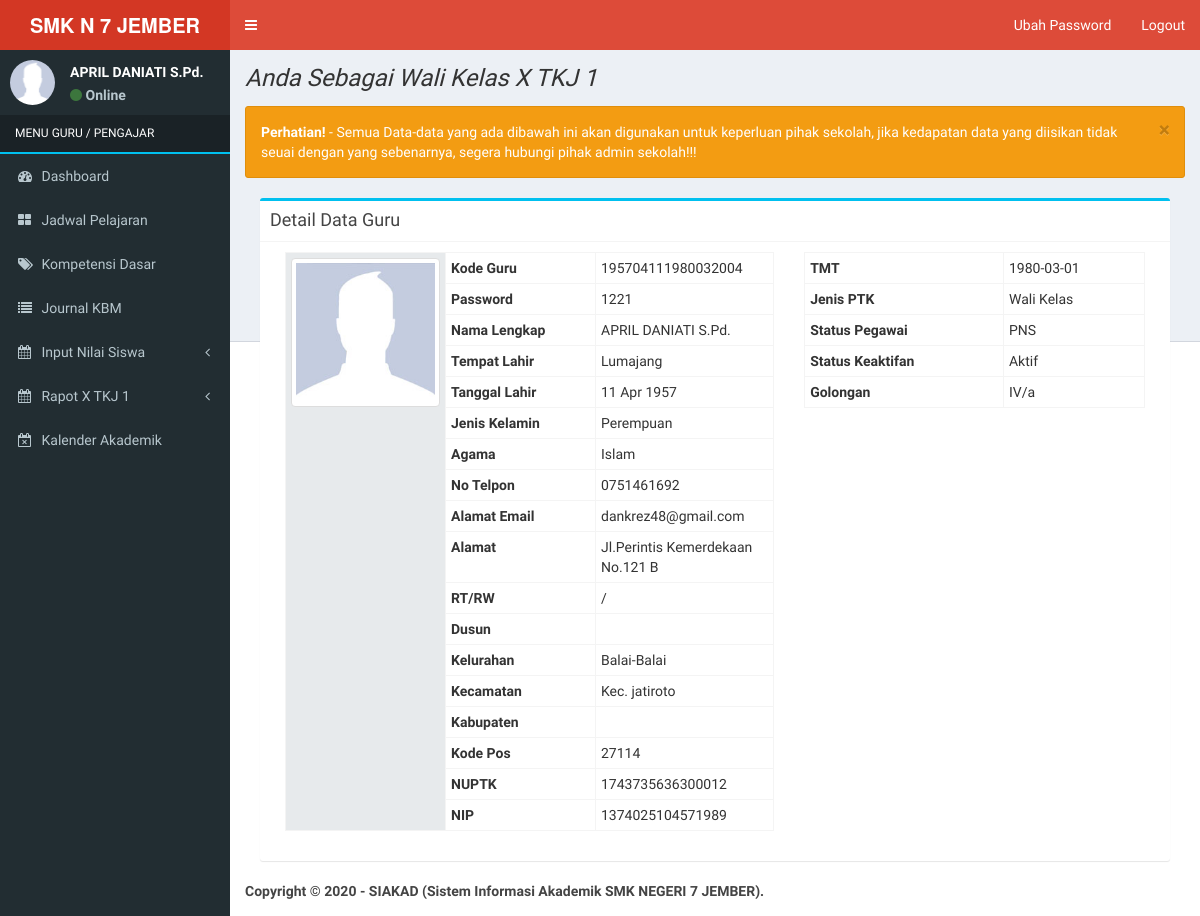
Page /index_guru.php (signed in) on the earlier database version.
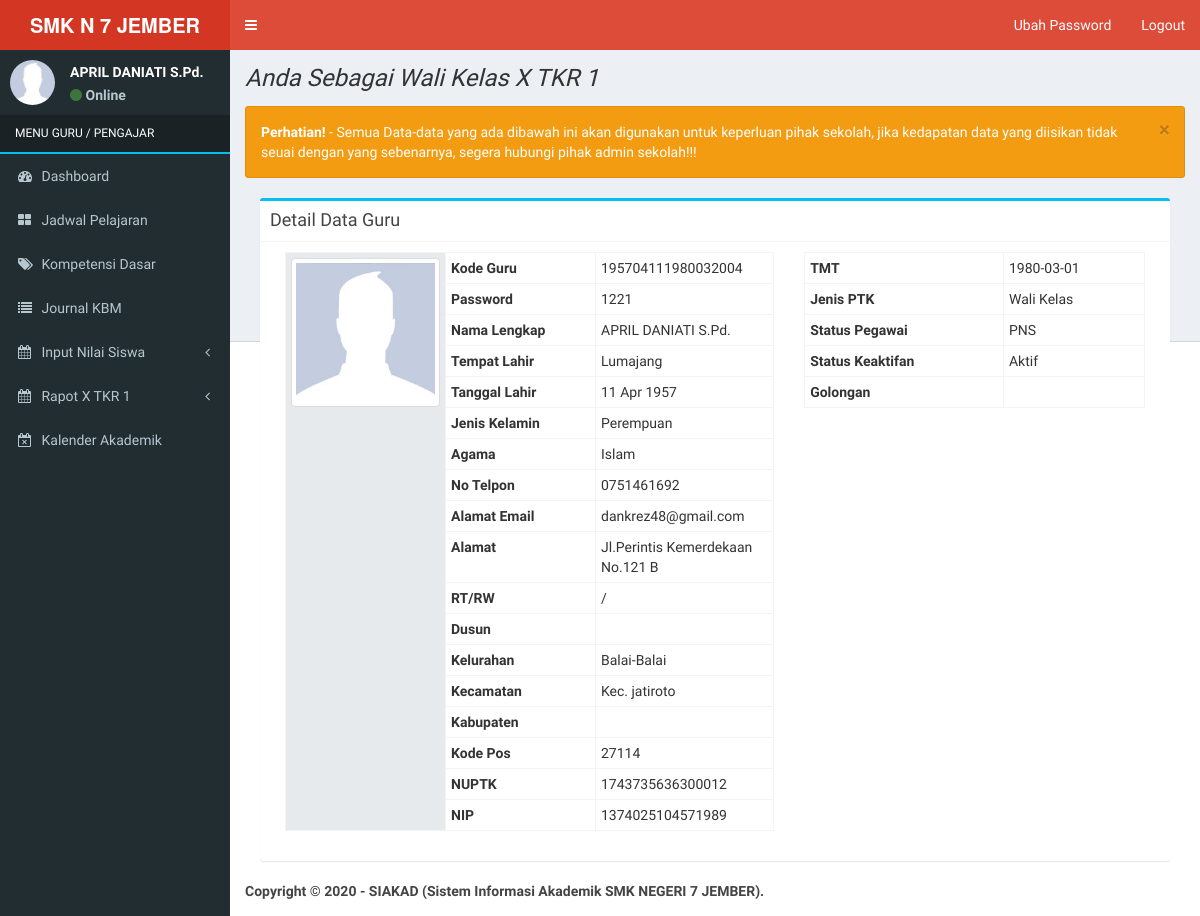
Same page on the later database version.
### tables this page shows
CREATE TABLE `guru` (
  `nip` varchar(30) NOT NULL,
  `password` varchar(255) NOT NULL,
  `nama_guru` varchar(150) NOT NULL,
  `tempat_lahir` varchar(150) NOT NULL,
  `tanggal_lahir` date NOT NULL,
  `id_jenis_kelamin` int(11) NOT NULL,
  `id_agama` int(11) NOT NULL,
  `telepon` varchar(15) NOT NULL,
  `email` varchar(150) NOT NULL,
  `alamat_jalan` varchar(255) NOT NULL,
  `rt` varchar(5) NOT NULL,
  `rw` varchar(5) NOT NULL,
  `nama_dusun` varchar(100) NOT NULL,
  `desa_kelurahan` varchar(100) NOT NULL,
  `kecamatan` varchar(100) NOT NULL,
  `kabupaten` varchar(150) NOT NULL,
  `kode_pos` int(10) NOT NULL,
  `nuptk` varchar(50) NOT NULL,
  `nik` varchar(50) NOT NULL,
  `tmt` varchar(20) NOT NULL,
  `id_status_kepegawaian` int(5) NOT NULL,
  `id_jenis_ptk` int(5) NOT NULL,
  `id_status_keaktifan` int(5) NOT NULL,
  `foto` varchar(255) NOT NULL,
  `id_golongan` int(5) NOT NULL
);

CREATE TABLE `kelas` (
  `kode_kelas` varchar(10) NOT NULL,
  `nip` varchar(30) NOT NULL,
  `kode_jurusan` varchar(10) NOT NULL,
  `kode_ruangan` varchar(10) NOT NULL,
  `nama_kelas` varchar(20) NOT NULL,
  `aktif` enum('Ya','Tidak') NOT NULL
);

CREATE TABLE `jenis_kelamin` (
  `id_jenis_kelamin` int(5) NOT NULL,
  `jenis_kelamin` varchar(50) NOT NULL
);

CREATE TABLE `agama` (
  `id_agama` int(5) NOT NULL,
  `nama_agama` varchar(100) NOT NULL
);

CREATE TABLE `jenis_ptk` (
  `id_jenis_ptk` int(5) NOT NULL,
  `jenis_ptk` varchar(100) NOT NULL,
  `keterangan` text NOT NULL
);

CREATE TABLE `status_kepegawaian` (
  `id_status_kepegawaian` int(5) NOT NULL,
  `status_kepegawaian` varchar(255) NOT NULL,
  `keterangan` text NOT NULL
);

CREATE TABLE `status_keaktifan` (
  `id_status_keaktifan` int(5) NOT NULL,
  `nama_status_keaktifan` varchar(255) NOT NULL,
  `keterangan` text NOT NULL
);

CREATE TABLE `golongan` (
  `id_golongan` int(5) NOT NULL,
  `nama_golongan` varchar(150) NOT NULL,
  `keterangan` text NOT NULL
);

### config/fungsi_indotgl.php (called while the page is built, shortened)
<?php
	function tgl_indo($tgl){
			$tanggal = substr($tgl,8,2);
			$bulan = getBulan(substr($tgl,5,2));
			$tahun = substr($tgl,0,4);
			return $tanggal.' '.$bulan.' '.$tahun;
	}
	function getBulan($bln){
				switch ($bln){
					case 4:
						return "Apr";
						break;
				}
			}
?>

### application/guru/home_guru.php (the view, shortened to what this page needs)
<?php
if ($_GET[act] == '') {
  if ($_SESSION[level] == 'guru') {
    $nip = $_SESSION[id];
  } else {
    $nip = $_GET[id];
  }
  $detail = mysqli_query($koneksi, "SELECT a.*, b.jenis_kelamin, c.status_kepegawaian, d.jenis_ptk, e.nama_agama, g.nama_golongan, f.nama_status_keaktifan
  FROM guru a LEFT JOIN jenis_kelamin b ON a.id_jenis_kelamin=b.id_jenis_kelamin
    LEFT JOIN status_kepegawaian c ON a.id_status_kepegawaian=c.id_status_kepegawaian
      LEFT JOIN jenis_ptk d ON a.id_jenis_ptk=d.id_jenis_ptk
        LEFT JOIN agama e ON a.id_agama=e.id_agama
          LEFT JOIN status_keaktifan f ON a.id_status_keaktifan=f.id_status_keaktifan
          LEFT JOIN golongan g ON a.id_golongan=g.id_golongan
              where a.nip='$nip'");
  $s = mysqli_fetch_array($detail);
  echo "
  <div class='alert alert-warning alert-dismissible fade in' role='alert'>
  <button type='button' class='close' data-dismiss='alert' aria-label='Close'>
  <span aria-hidden='true'>×</span></button>
  <strong>Perhatian!</strong> - Semua Data-data yang ada dibawah ini akan digunakan untuk keperluan pihak sekolah, jika kedapatan data yang diisikan tidak seuai dengan yang sebenarnya, segera hubungi pihak admin sekolah!!!
</div>
  <div class='col-md-12'>
<div class='box box-info'>
<div class='box-header with-border'>
<h3 class='box-title'>Detail Data Guru</h3>
</div>
<div class='box-body'>
<form method='POST' class='form-horizontal' action='' enctype='multipart/form-data'>
<div class='col-md-7'>
<table class='table table-condensed table-bordered'>
<tbody>
<input type='hidden' name='id' value='$s[nip]'>
<tr><th style='background-color:#E7EAEC' width='160px' rowspan='25'>";
  if (trim($s[foto]) == '') {
    echo "<img class='img-thumbnail' style='width:155px' src='foto_siswa/no-image.jpg'>";
  } else {
    echo "<img class='img-thumbnail' style='width:155px' src='foto_pegawai/$s[foto]'>";
  }
  echo "</th>
</tr>
<tr><th width='120px' scope='row'>Kode Guru</th>      <td>$s[nip]</td></tr>
<tr><th scope='row'>Password</th>               <td>$s[password]</td></tr>
<tr><th scope='row'>Nama Lengkap</th>           <td>$s[nama_guru]</td></tr>
<tr><th scope='row'>Tempat Lahir</th>           <td>$s[tempat_lahir]</td></tr>
<tr><th scope='row'>Tanggal Lahir</th>          <td>" . tgl_indo($s[tanggal_lahir]) . "</td></tr>
<tr><th scope='row'>Jenis Kelamin</th>          <td>$s[jenis_kelamin]</td></tr>
<tr><th scope='row'>Agama</th>                  <td>$s[nama_agama]</td></tr>
<tr><th scope='row'>No Telpon</th>              <td>$s[telepon]</td></tr>
<tr><th scope='row'>Alamat Email</th>           <td>$s[email]</td></tr>
<tr><th scope='row'>Alamat</th>                 <td>$s[alamat_jalan]</td></tr>
<tr><th scope='row'>RT/RW</th>                  <td>$s[rt]/$s[rw]</td></tr>
<tr><th scope='row'>Dusun</th>                  <td>$s[nama_dusun]</td></tr>
<tr><th scope='row'>Kelurahan</th>              <td>$s[desa_kelurahan]</td></tr>
<tr><th scope='row'>Kecamatan</th>              <td>$s[kecamatan]</td></tr>
<tr><th scope='row'>Kabupaten</th>              <td>$s[kabupaten]</td></tr>
<tr><th scope='row'>Kode Pos</th>               <td>$s[kode_pos]</td></tr>
<tr><th scope='row'>NUPTK</th>                  <td>$s[nuptk]</td></tr>
<tr><th width='150px' scope='row'>NIP</th>      <td>$s[nik]</td></tr>
</tbody>
</table>
</div>
<div class='col-md-5'>
<table class='table table-condensed table-bordered'>
<tbody>
<tr><th scope='row'>TMT</th>                   <td>$s[tmt]</td></tr>
<tr><th scope='row'>Jenis PTK</th>              <td>$s[jenis_ptk]</td></tr>
<tr><th scope='row'>Status Pegawai</th>         <td>$s[status_kepegawaian]</td></tr>
<tr><th scope='row'>Status Keaktifan</th>       <td>$s[nama_status_keaktifan]</td></tr>
<tr><th scope='row'>Golongan</th>               <td>$s[nama_golongan]</td></tr>
</tbody>
</table>
</div>
</div>
</form>
</div>";
}

### index_guru.php (shortened to what this page needs)
<?php
include "config/koneksi.php";
include "config/fungsi_indotgl.php";
if (isset($_SESSION[id])) {
  if ($_SESSION[level] == 'guru') {
    $iden = mysqli_fetch_array(mysqli_query($koneksi, "SELECT * FROM guru where nip='$_SESSION[id]'"));
    $nama =  $iden[nama_guru];
    $level = 'Guru / Pengajar';
    if (trim($iden[foto]) == '') {
      $foto = 'foto_siswa/no-image.jpg';
    } else {
      $foto = 'foto_pegawai/' . $iden[foto];
    }
  }
  ?>
  <!DOCTYPE html>
  <html>
  <head>
    <link rel="stylesheet" href="bootstrap/css/bootstrap.min.css">
    <link rel="stylesheet" href="https://maxcdn.bootstrapcdn.com/font-awesome/4.4.0/css/font-awesome.min.css">
    <link rel="stylesheet" href="https://code.ionicframework.com/ionicons/2.0.1/css/ionicons.min.css">
    <link rel="stylesheet" href="plugins/datatables/dataTables.bootstrap.css">
    <link rel="stylesheet" href="dist/css/AdminLTE.min.css">
    <link rel="stylesheet" href="dist/css/skins/_all-skins.min.css">
    <link rel="stylesheet" href="plugins/iCheck/flat/blue.css">
    <link rel="stylesheet" href="plugins/morris/morris.css">
    <link rel="stylesheet" href="plugins/jvectormap/jquery-jvectormap-1.2.2.css">
    <link rel="stylesheet" href="plugins/datepicker/datepicker3.css">
    <link rel="stylesheet" href="plugins/daterangepicker/daterangepicker-bs3.css">
    <link rel="stylesheet" href="plugins/bootstrap-wysihtml5/bootstrap3-wysihtml5.min.css">
  </head>
  <body class="hold-transition skin-red sidebar-mini">
    <div class="wrapper">
      <header class="main-header">
        <?php include "main-header.php"; ?>
      </header>
      <aside class="main-sidebar">
        <?php
          if ($_SESSION[level] == 'guru') {
            include "menu-guru.php";
          }
          ?>
      </aside>
      <div class="content-wrapper">
        <section class="content-header">
        <?php
        if($_SESSION[level] == 'guru'){
          $sql2=mysqli_query($koneksi,"SELECT * FROM kelas where nip='$_SESSION[id]'");
          $cekwalikelas=mysqli_num_rows($sql2);
          $kelas=mysqli_fetch_array($sql2);
          if($cekwalikelas==0){
            echo"<b><i>Anda Tidak Sebagai Wali Kelas Manapun !!!</i><b>";
          }else{
            echo"<h1><i>Anda Sebagai Wali Kelas ".$kelas['nama_kelas']."</i></h1>";
          }
        }
        ?>
        </section>
        <section class="content">
          <?php
            if ($_GET[view] == 'home' or $_GET[view] == '') {
              if ($_SESSION[level] == 'guru') {
                include "application/guru/home_guru.php";
              }
            }elseif ($_GET[view] == 'jadwalguru') {
              cek_session_guru();
              echo "<div class='row'>";
              include "application/guru/jadwalguru.php";
              echo "</div>";
            }elseif ($_GET[view] == 'absensi_siswa') {
              cek_session_guru();
              echo "<div class='row'>";
              include "application/guru/absensi_siswa.php";
              echo "</div>";
            }elseif ($_GET[view] == 'kompetensiguru') {
              cek_session_guru();
              echo "<div class='row'>";
              include "application/guru/kompetensidasar_guru.php";
              echo "</div>";
            } elseif ($_GET[view] == 'journalguru') {
              cek_session_guru();
              echo "<div class='row'>";
              include "application/guru/journal_guru.php";
              echo "</div>";
            } elseif ($_GET[view] == 'raport') {
              cek_session_guru();
              echo "<div class='row'>";
              include "application/raport.php";
              echo "</div>";
            } elseif ($_GET[view] == 'raportuts') {
              cek_session_guru();
              echo "<div class='row'>";
              include "application/raport_uts.php";
              echo "</div>";
            } elseif ($_GET[view] == 'kalender') {
              cek_session_guru();
              echo "<div class='row'>";
              include "application/guru/kalender_akademik.php";
              echo "</div>";
            } elseif ($_GET[view] == 'raport_wakel') {
              echo "<div class='row'>";
              include "application/wakel/raport_wakel.php";
              echo "</div>";
            } elseif ($_GET[view] == 'raportuts_wakel') {
              echo "<div class='row'>";
              include "application/wakel/raport_uts_wakel.php";
              echo "</div>";
             } elseif ($_GET[view] == 'raportcetak_wakel') {
              cek_session_guru();
              echo "<div class='row'>";
              include "application/wakel/raport_cetak_wakel.php";
              echo "</div>";
            } elseif ($_GET[view] == 'raportcetakuts_wakel') {
              cek_session_guru();
              echo "<div class='row'>";
              include "application/wakel/raport_cetak_uts_wakel.php";
              echo "</div>";
            } elseif ($_GET[view] == 'capaianhasilbelajar_wakel') {
              cek_session_guru();
              echo "<div class='row'>";
              include "application/wakel/raport_capaian_hasil_belajar_wakel.php";
              echo "</div>";
            } elseif ($_GET[view] == 'extrakulikuler_wakel') {
              cek_session_guru();
              echo "<div class='row'>";
              include "application/wakel/raport_extrakulikuler_wakel.php";
              echo "</div>";
            } elseif ($_GET[view] == 'prestasi_wakel') {
              cek_session_guru();
              echo "<div class='row'>";
              include "application/wakel/raport_prestasi_wakel.php";
              echo "</div>";
            }elseif ($_GET[view] == 'catatanwakel') {
              cek_session_guru();
              echo "<div class='row'>";
              include "application/wakel/raport_catatan_wakel.php";
              echo "</div>";
            }
            ?>
        </section>
      </div>
      <footer class="main-footer">
        <?php include "footer.php"; ?>
      </footer>
    </div>
  </body>
  </html>
<?php
} else {
  include "login.php";
}
?>

### main-header.php (shortened to what this page needs)
<a href="index.php" class="logo">
  <span class="logo-lg"><b>SMK N 7 JEMBER</b></span>
</a>
<nav class="navbar navbar-static-top" role="navigation">
  <a href="#" class="sidebar-toggle" data-toggle="offcanvas" role="button">
  </a>
  <div class="navbar-custom-menu">
    <ul class="nav navbar-nav">
      <li>
      <?php
      if ($_SESSION[level] == 'superuser') {
        echo "<a href='index.php?view=admin&act=ubahpassword&id=$_SESSION[id]'>Ubah Password</a>";
      }elseif ($_SESSION[level] == 'guru') {
        echo "<a href='index_guru.php?view=home&act=ubahpassword&id=$_SESSION[id]'>Ubah Password</a>";
      }elseif ($_SESSION[level] == 'siswa') {
        echo "<a href='index_siswa.php?view=home&act=ubahpassword&id=$_SESSION[id]'>Ubah Password</a>";
      } elseif ($_SESSION[level] == 'kepala') {
        echo "<a href='index.php?view=admin&act=edit&id=$_SESSION[id]' class='btn btn-default btn-flat'>Edit Profile</a>";
      }
      ?></li>
      <li><a href="logout.php">Logout</a></li>
    </ul>
  </div>
</nav>

### menu-guru.php (shortened to what this page needs)
<section class="sidebar">
  <div class="user-panel">
    <div class="pull-left image">
      <img src="<?php echo $foto; ?>" class="img-circle" alt="User Image">
    </div>
    <div class="pull-left info">
      <p><?php echo $nama; ?></p>
      <p><a href="#"><i class="fa fa-circle text-success"></i> Online</a></p>
    </div>
  </div>
  <ul class="sidebar-menu">
    <li class="header" style='color:#fff; text-transform:uppercase; border-bottom:2px solid #00c0ef'>MENU <?php echo $level; ?></li>
    <li><a href="index_guru.php"><i class="fa fa-dashboard"></i> <span>Dashboard</span></a></li>
    <li><a href="index_guru.php?view=jadwalguru"><i class="fa fa-th-large"></i> <span>Jadwal Pelajaran</span></a></li>
    <li><a href="index_guru.php?view=kompetensiguru"><i class="fa fa-tags"></i> <span>Kompetensi Dasar</span></a></li>
    <li><a href="index_guru.php?view=journalguru"><i class="fa fa-list"></i> <span>Journal KBM</span></a></li>
    <li class="treeview">
      <a href="#"><i class="fa fa-calendar"></i> <span>Input Nilai Siswa</span><i class="fa fa-angle-left pull-right"></i></a>
     </li>
    <?php
				if($_SESSION[level] == 'guru'){
          $sql2=mysqli_query($koneksi,"SELECT * FROM kelas where nip='$_SESSION[id]'");
          $cekwalikelas=mysqli_num_rows($sql2);
          $kelas=mysqli_fetch_array($sql2);
				if ($cekwalikelas == 0) { } else {
					?>
				 <li class="treeview">
          <a href="#"><i class="fa fa-calendar"></i> <span>Rapot <?= $kelas['nama_kelas']; ?></span><i class="fa fa-angle-left pull-right"></i></a>
        </li>
       		<?php } ?>
      <?php } ?>
      <li><a href="index_guru.php?view=kalender"><i class="fa fa-calendar-times-o"></i> <span>Kalender Akademik</span></a></li>
  </ul>
</section>

### footer.php (shortened to what this page needs)
<strong>Copyright &copy; <?php echo date('Y'); ?> - SIAKAD (Sistem Informasi Akademik SMK NEGERI 7 JEMBER)</a>.</strong>

Differences in the rows shown:
no longer on this page (row edited): kelas: nama_kelas "X TKJ 1"
shown differently, row unchanged: guru "APRIL DANIATI S.Pd.": id_golongan.nama_golongan "IV/a" → (not shown)
now on this page (row edited): kelas: nama_kelas "X TKR 1"
